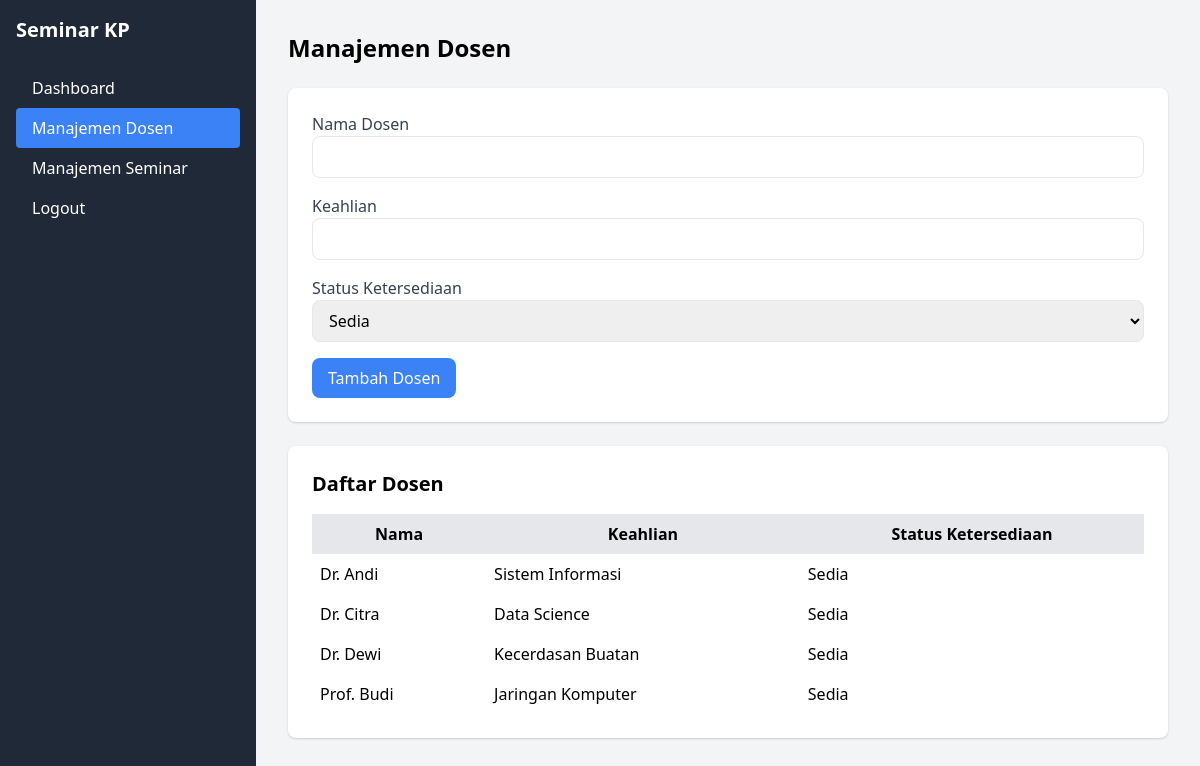
/pages/manajemen_dosen.php (signed in), run on the app's committed database.
### tables this page shows
CREATE TABLE `dosen` (
  `id` int NOT NULL AUTO_INCREMENT,
  `nama` varchar(100) NOT NULL,
  `keahlian` varchar(100) DEFAULT NULL,
  `status_ketersediaan` enum('Sedia','Tidak Sedia') DEFAULT 'Sedia',
  PRIMARY KEY (`id`)
);

### pages/manajemen_dosen.php (the view, shortened to what this page needs)
<?php
require_once '../config/db.php';
$dosen = $pdo->query("SELECT id, nama, keahlian, status_ketersediaan FROM dosen ORDER BY nama")->fetchAll();
?>
<!DOCTYPE html>
<html lang="id">
<head>
    <link href="https://cdn.jsdelivr.net/npm/tailwindcss@2.2.19/dist/tailwind.min.css" rel="stylesheet">
</head>
<body class="bg-gray-100 flex">
    <div class="w-64 bg-gray-800 text-white h-screen p-4">
        <h2 class="text-xl font-bold mb-6">Seminar KP</h2>
        <nav>
            <a href="dashboard.php" class="block py-2 px-4 hover:bg-gray-700">Dashboard</a>
            <a href="manajemen_dosen.php" class="block py-2 px-4 bg-blue-500 rounded">Manajemen Dosen</a>
            <a href="manajemen_seminar.php" class="block py-2 px-4 hover:bg-gray-700">Manajemen Seminar</a>
            <a href="../logout.php" class="block py-2 px-4 hover:bg-gray-700">Logout</a>
        </nav>
    </div>
    <div class="flex-1 p-8">
        <h1 class="text-2xl font-bold mb-6">Manajemen Dosen</h1>
        <form method="POST" class="bg-white p-6 rounded-lg shadow mb-6">
            <div class="mb-4">
                <label class="block text-gray-700">Nama Dosen</label>
                <input type="text" name="nama" class="w-full px-3 py-2 border rounded-lg" required>
            </div>
            <div class="mb-4">
                <label class="block text-gray-700">Keahlian</label>
                <input type="text" name="keahlian" class="w-full px-3 py-2 border rounded-lg" required>
            </div>
            <div class="mb-4">
                <label class="block text-gray-700">Status Ketersediaan</label>
                <select name="status_ketersediaan" class="w-full px-3 py-2 border rounded-lg" required>
                    <option value="Sedia">Sedia</option>
                </select>
            </div>
            <button type="submit" class="bg-blue-500 text-white py-2 px-4 rounded-lg hover:bg-blue-600">Tambah Dosen</button>
        </form>
        <div class="bg-white p-6 rounded-lg shadow">
            <h2 class="text-xl font-semibold mb-4">Daftar Dosen</h2>
            <table class="w-full">
                <thead>
                    <tr class="bg-gray-200">
                        <th class="p-2">Nama</th>
                        <th class="p-2">Keahlian</th>
                        <th class="p-2">Status Ketersediaan</th>
                    </tr>
                </thead>
                <tbody>
                    <?php foreach ($dosen as $d): ?>
                        <tr>
                            <td class="p-2"><?php echo htmlspecialchars($d['nama']); ?></td>
                            <td class="p-2"><?php echo htmlspecialchars($d['keahlian']); ?></td>
                            <td class="p-2"><?php echo $d['status_ketersediaan']; ?></td>
                        </tr>
                    <?php endforeach; ?>
                </tbody>
            </table>
        </div>
    </div>
</body>
</html>

### data on the page
dosen: nama "Dr. Andi", keahlian "Sistem Informasi", status_ketersediaan "Sedia"
dosen: nama "Dr. Citra", keahlian "Data Science", status_ketersediaan "Sedia"
dosen: nama "Dr. Dewi", keahlian "Kecerdasan Buatan", status_ketersediaan "Sedia"
dosen: nama "Prof. Budi", keahlian "Jaringan Komputer", status_ketersediaan "Sedia"
